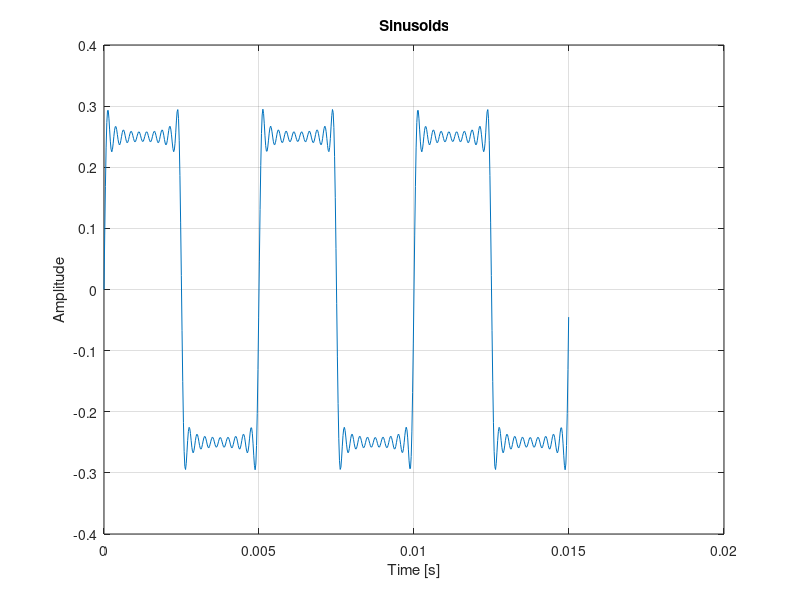
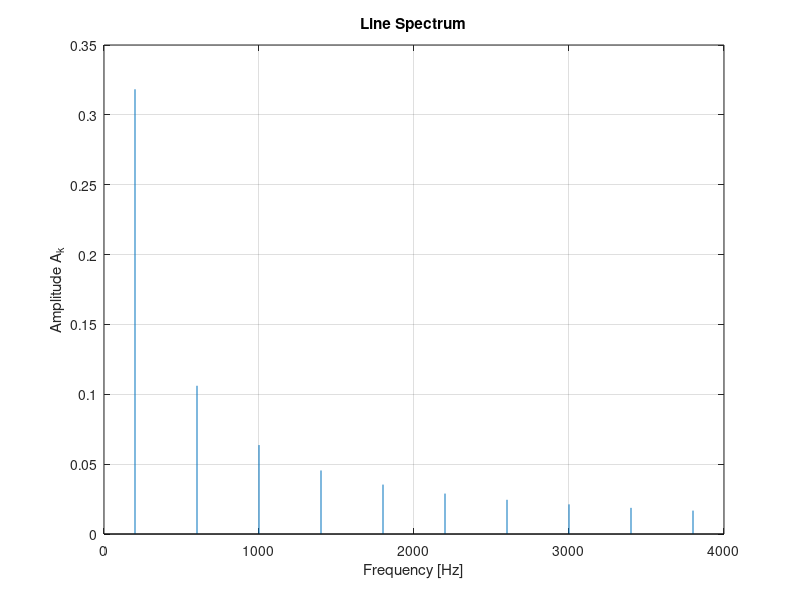

Source code (MATLAB) for these figures, in order:
fs=44100; % Sampling rate 
t= 0:1/fs:2; %Time vector for 2 seconds 
f0=200; %Fundamental frequency 
N_harmonics =10;

%Initialize the compund signal 
compound_signal= zeros(size(t));

%Generate and add odd harmonics 
for k=1:2:2*N_harmonics-1  %k=1,3,5,7,....,19
    harmonic= (1/(pi*k)) *sin(2*pi*k*f0*t);
    compound_signal=compound_signal + harmonic;
end


% Play the sound
sound(compound_signal,fs);

% Plot three periods 
n=1:round(3*fs/f0);
figure(1);
plot(t(n), compound_signal(n));
xlabel('Time [s]');
ylabel('Amplitude');
title('Sinusoids');
grid on;

%Plot the Line Spectrum
k=1:2:2*N_harmonics-1; %Odd harmonics (1,3,5,...,19)
A=1./(pi*k); % Amplitudes
figure(2);
stem(k*f0,A,'marker','none');
xlabel('Frequency [Hz]');
ylabel('Amplitude A_k');
title('Line Spectrum');
grid on;
